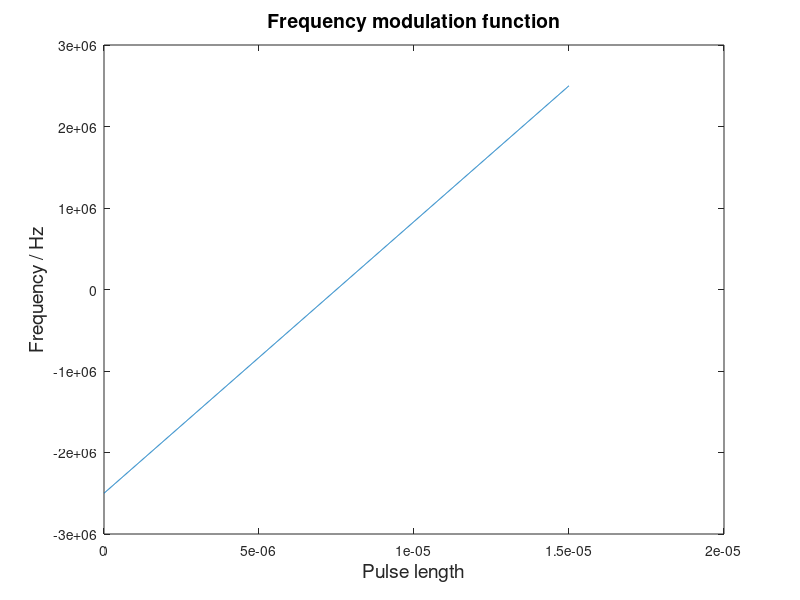

Write the MATLAB code that produced this figure. (Note: this script raises an error after producing the figure.)
%clear all;
close all;
v_max = 50;
carrier = 9.55e9;
series_name = 'lfm';
plot_title = 'LFM';
lim = inf;


f_points = 100;
impulse_response = [];
phase = [];
B = 5e6;

tau = 15e-6;
fs = 8e7;
N = tau*fs;
amp = ones(1,N);
%f_signal = (0:(N-1))/N*B - B/2;
f_signal = linspace(-B/2,B/2,N);
fig = figure;
x = linspace(0,tau,N);
plot(x, f_signal);
fontsize=14;
title('Frequency modulation function', 'FontSize', fontsize);
ylabel('Frequency / Hz', 'FontSize', fontsize);
xlabel('Pulse length', 'FontSize', fontsize);
filename = sprintf('../thesis/figures/%s-fmf.png', series_name);
print(fig, '-dpng', '-r300', filename);


[clean_signal signal new_tau] = makesignal(amp, phase, f_signal, impulse_response, tau, fs);
[delay v the_af] = af(signal, clean_signal, new_tau, fs, v_max, f_points, carrier);
t_str = sprintf('%s ( \\tau=15 \\mus, f=%1.2f GHz )      ', plot_title, carrier./1e9);
fig = plotaf(t_str, delay,v,the_af);
xlim([-lim lim]);
filename = sprintf('../thesis/figures/%s-%ius.png', series_name,tau*1e6);
print(fig, '-dpng', '-r300', filename);

fig = plotafslice(1,t_str, delay,the_af);
filename = sprintf('../thesis/figures/%s-%ius-0D.png', series_name,tau*1e6);
print(fig, '-dpng', '-r300', filename);


tau = 200e-6;
fs = 1e8;
N = tau*fs;
amp = ones(1,N);
f_signal = linspace(-B/2, B/2, N);
[clean_signal signal new_tau] = makesignal(amp, phase, f_signal, impulse_response, tau, fs);
[delay v the_af] = af(signal, clean_signal, new_tau, fs, v_max, f_points, carrier);
t_str = sprintf('%s ( \\tau=200 \\mus, f=%1.2f GHz )      ', plot_title, carrier./1e9);
fig = plotaf(t_str, delay,v,the_af);
xlim([-lim lim]);
filename = sprintf('../thesis/figures/%s-%ius.png', series_name,tau*1e6);
print(fig, '-dpng', '-r300', filename);

fig = plotafslice(1,t_str, delay,the_af);
filename = sprintf('../thesis/figures/%s-%ius-0D.png', series_name,tau*1e6);
print(fig, '-dpng', '-r300', filename);

